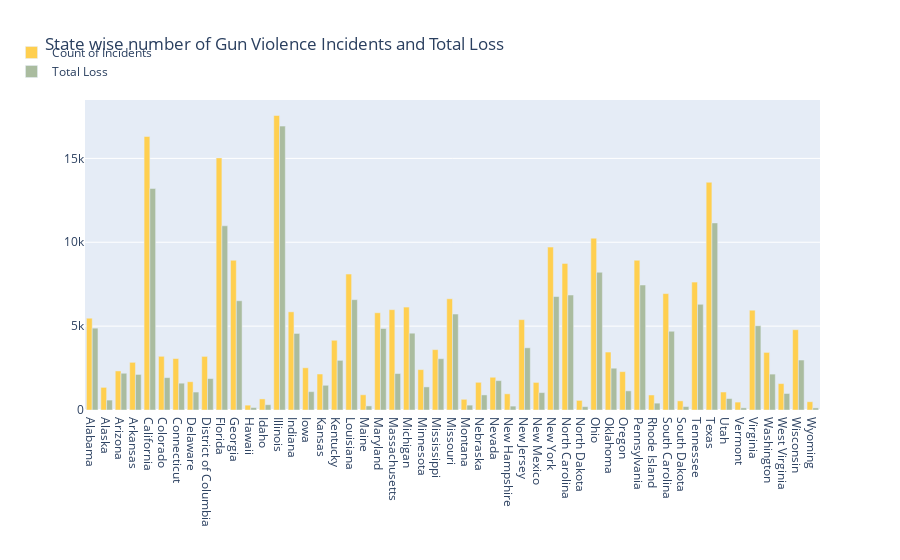

Notebook code cell kept with this figure:
### Code cell
statdf = df.reset_index().groupby(by=['state']).agg({'loss':'sum', 'year':'count'}).rename(columns={'year':'count'})
statdf['state'] = statdf.index

trace1 = go.Bar(x=statdf['state'],y=statdf['count'],name='Count of Incidents',marker=dict(color='#ffcf4f'))
trace2 = go.Bar(x=statdf['state'],y=statdf['loss'],name='Total Loss',marker=dict(color='#aabc9f'))

data = [trace1, trace2]
layout = go.Layout(
    barmode='group',
    margin=dict(b=150),
    legend=dict(dict(x=-.1, y=1.2)),
    title = 'State wise number of Gun Violence Incidents and Total Loss',
)

fig = go.Figure(data=data, layout=layout)
iplot(fig, filename='grouped-bar')

### Figure 1 — Plotly figure (JSON) as saved in the notebook; plotly's stock layout.template omitted (floating-point values rounded to 4 significant figures)
{"data": [{"marker": {"color": "#ffcf4f"}, "name": "Count of Incidents", "type": "bar", "x": ["Alabama", "Alaska", "Arizona", "Arkansas", "California", "Colorado", "Connecticut", "Delaware", "District of Columbia", "Florida", "Georgia", "Hawaii", "Idaho", "Illinois", "Indiana", "Iowa", "Kansas", "Kentucky", "Louisiana", "Maine", "Maryland", "Massachusetts", "Michigan", "Minnesota", "Mississippi", "Missouri", "Montana", "Nebraska", "Nevada", "New Hampshire", "New Jersey", "New Mexico", "New York", "North Carolina", "North Dakota", "Ohio", "Oklahoma", "Oregon", "Pennsylvania", "Rhode Island", "South Carolina", "South Dakota", "Tennessee", "Texas", "Utah", "Vermont", "Virginia", "Washington", "West Virginia", "Wisconsin", "Wyoming"], "y": [5471, 1349, 2328, 2842, 16306, 3201, 3067, 1685, 3195, 15029, 8925, 289, 661, 17556, 5852, 2517, 2145, 4157, 8103, 907, 5798, 5981, 6136, 2408, 3599, 6631, 638, 1651, 1952, 964, 5387, 1645, 9712, 8739, 573, 10244, 3455, 2286, 8929, 895, 6939, 544, 7626, 13577, 1072, 472, 5949, 3434, 1575, 4787, 494]}, {"marker": {"color": "#aabc9f"}, "name": "Total Loss", "type": "bar", "x": ["Alabama", "Alaska", "Arizona", "Arkansas", "California", "Colorado", "Connecticut", "Delaware", "District of Columbia", "Florida", "Georgia", "Hawaii", "Idaho", "Illinois", "Indiana", "Iowa", "Kansas", "Kentucky", "Louisiana", "Maine", "Maryland", "Massachusetts", "Michigan", "Minnesota", "Mississippi", "Missouri", "Montana", "Nebraska", "Nevada", "New Hampshire", "New Jersey", "New Mexico", "New York", "North Carolina", "North Dakota", "Ohio", "Oklahoma", "Oregon", "Pennsylvania", "Rhode Island", "South Carolina", "South Dakota", "Tennessee", "Texas", "Utah", "Vermont", "Virginia", "Washington", "West Virginia", "Wisconsin", "Wyoming"], "y": [4878, 592, 2190, 2120, 13206, 1929, 1599, 1070, 1874, 10981, 6512, 148, 315, 16923, 4564, 1094, 1473, 2960, 6577, 244, 4858, 2173, 4578, 1377, 3059, 5721, 290, 899, 1750, 232, 3708, 1038, 6764, 6854, 199, 8211, 2491, 1140, 7451, 409, 4694, 204, 6302, 11152, 684, 130, 5025, 2140, 984, 2979, 125]}], "layout": {"barmode": "group", "legend": {"x": -0.1, "y": 1.2}, "margin": {"b": 150}, "title": {"text": "State wise number of Gun Violence Incidents and Total Loss"}}}
